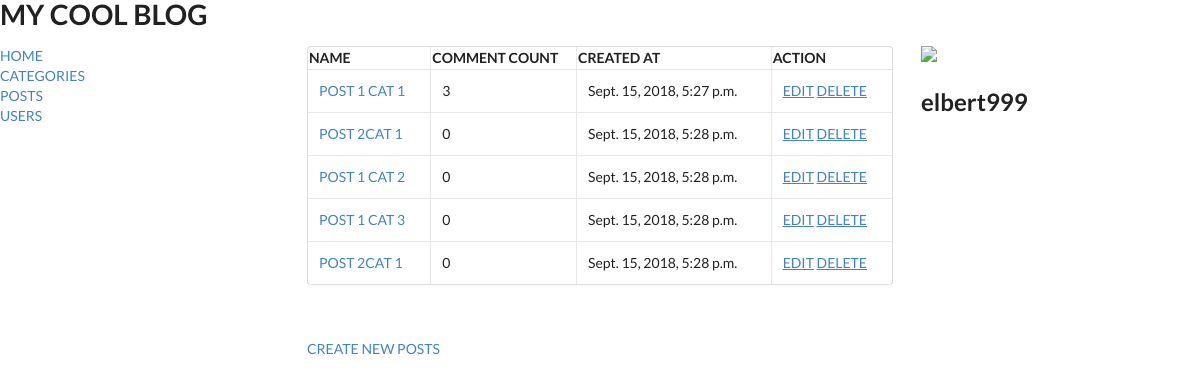
Page /Entry/posts/ (signed in) on the committed database.
### Entry/models.py (models this page shows, shortened)
class Posts(models.Model):
    category = models.ForeignKey(Categories, on_delete= models.CASCADE)
    user = models.ForeignKey(User, on_delete=models.CASCADE)
    post_name = models.CharField(max_length = 50)
    post_description = models.CharField(max_length = 200)
    post_like = models.IntegerField(default = 0)
    created_at = models.DateTimeField(timezone.now())
    class Meta:
        verbose_name_plural = 'Posts'

### Entry/views.py (the view)
# urls.py: path('posts/', views.posts, name = 'posts'),
def posts(request):
    posts = Posts.objects.all()
    context = {
        'posts': posts,
    }
    return render(request, 'Entry/posts.html', context)

### Entry/templates/Entry/posts.html
{% extends 'base2.html' %}
{% block content %}
<table style="width:100%" class="ui celled table">
    <tr>
        <th>NAME</th>
        <th>COMMENT COUNT</th>
        <th>CREATED AT</th>
        <th>ACTION</th>
    </tr>
    {% for post in posts %}
        <tr>
            <td> <a href="{% url 'Entry:post' post.id %}">{{post.post_name}}</a></td>
            <td> {{post.comments_set.all.count}}</td>
            <td> {{post.created_at}}</td>
            <td> <a href="TODO"><u>EDIT</u></a> <a href="TODO"><u>DELETE</u></a></td>
        </tr>
    {% endfor %}
</table>
<div>
    <br><br>
    <a href="{% url 'Entry:new_post' %}"> CREATE NEW POSTS </a>
</div>
{% endblock %}

### Entry/templates/base2.html (shortened to what this page needs)
<!DOCTYPE html>
<html lang="en">
<head>
    <link rel="stylesheet" href="https://cdnjs.cloudflare.com/ajax/libs/semantic-ui/2.3.3/semantic.min.css">
    <div class="ui huge header"> MY COOL BLOG </div>
</head>
<body>
    <div class="ui grid">
        <div class="four wide column">
            <div>
                <a href="{% url 'Entry:index' %}">HOME</a>
            </div>
            <div>
                <a href="{% url 'Entry:categories' %}">CATEGORIES</a>
            </div>
            <div>
                <a href="{% url 'Entry:posts' %}">POSTS</a>
            </div>
            <div>
                <a href="{% url 'Entry:users' %}">USERS</a>
            </div>
        </div>
        <div class="eight wide column">
            <div>
                {% block content %}
                {% endblock %}
            </div>
        </div>
        <div class="four wide column">
            {% if user.is_authenticated %}
            <img class="ui small image" src="http://notaris-ppatbadungbali.org/wp-content/uploads/2015/03/empty-profile.png">
            <h2>{{user.username}}</h2>
            {%endif%}
        </div>
    </div>
</body>
</html>

### rows in the picture
Posts: post_name "POST 1 CAT 1", comments_set.all.count "3", created_at "Sept. 15, 2018, 5:27 p.m."
Posts: post_name "POST 2CAT 1", comments_set.all.count "0", created_at "Sept. 15, 2018, 5:28 p.m."
Posts: post_name "POST 1 CAT 2", comments_set.all.count "0", created_at "Sept. 15, 2018, 5:28 p.m."
Posts: post_name "POST 1 CAT 3", comments_set.all.count "0", created_at "Sept. 15, 2018, 5:28 p.m."
Posts: post_name "POST 2CAT 1", comments_set.all.count "0", created_at "Sept. 15, 2018, 5:28 p.m."

### other values in the picture
{{ user.username }} "elbert999"
